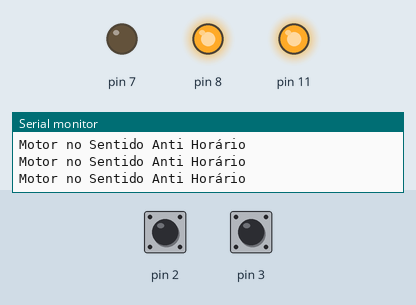
Simulated run of this program. Board: Arduino Uno, built with avr-gcc and run on an emulated ATmega328P. Parts: output pins drawn as LEDs (lit = HIGH), the last lines printed to the serial monitor. The test bench sets the inputs (shaded band); at power-on: pin 2 HIGH, pin 3 HIGH.

Above: at 1.2 s.
1.3 s: pin 2 pulled LOW for 0.15 s
At 1.44 s:
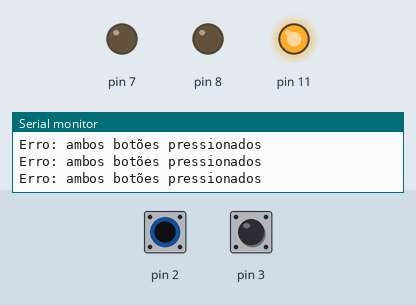
3.0 s: pin 3 pulled LOW for 0.15 s
At 4.6 s:
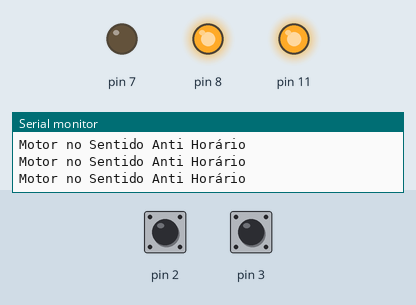
6.1 s: pin 3 pulled LOW for 3.2 s
At 7.2 s:
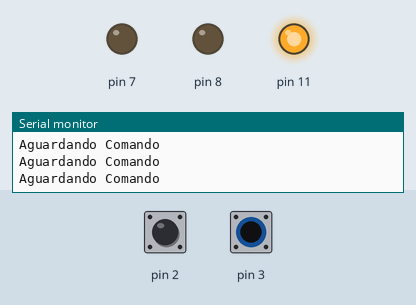
10.9 s: pin 2 pulled LOW for 3.2 s
At 14.7 s:
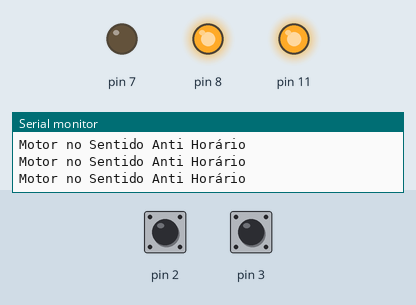
15.7 s: pin 2 driven LOW and pin 3 driven LOW
At 17.0 s:
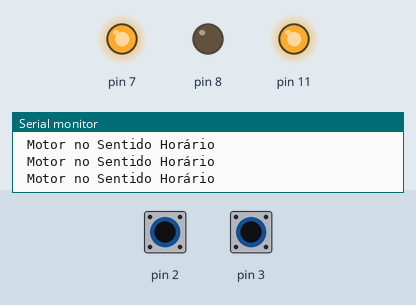
17.3 s: pin 2 driven HIGH
At 18.5 s:
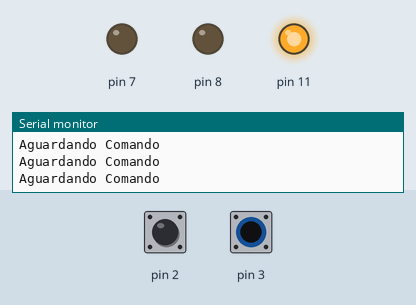
Timing chart, 0 to 20.3 s (numbered marks = the images above; inputs shaded):
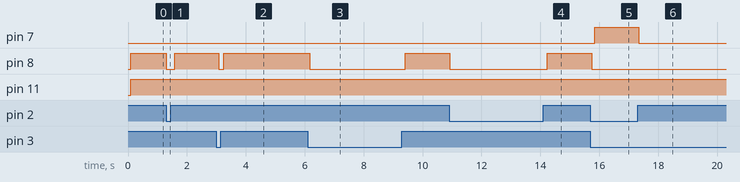

Measured:
- after the input at 1.3 s, pin 8: HIGH → LOW at once, → HIGH 0.28 s later
- after the input at 3.0 s, pin 8: HIGH → LOW after 0.09 s, → HIGH 0.17 s later
- after the input at 6.1 s, pin 8: HIGH → LOW after 0.06 s, → HIGH 3.2 s later
- after the input at 10.9 s, pin 8: HIGH → LOW at once, → HIGH 3.3 s later
- after the input at 15.7 s, pin 7: LOW → HIGH after 0.14 s; pin 8: HIGH → LOW at once
- after the input at 17.3 s, pin 7: HIGH → LOW at once

The program:

main.cpp
```cpp
#include <Arduino.h>

//Enum + Struct + switch case - Aciona contator com Relé sentido horário e anti horário
enum EstadoRele {
  Nenhum = 0,
  Horario,
  Anti_Horario,
  Erro,

};


EstadoRele opcao = Nenhum;

// ---- STRUCTS ----
typedef struct Configura
{
  int estado;
  int periferico;

};

// configurar estado e periferico  do struct
Configura Botao_Horario;
Configura Botao_Anti_Horario;
Configura Rele_Horario;
Configura Rele_Anti_Horario;

// ---- STRUCTS ----
typedef struct Analogico
{
  int valor;
  int periferico;

};

Analogico PWM;

void setup()
{
  Serial.begin(9600);

// Definir Pinos dos botões
  Botao_Horario.periferico = 2;
  Botao_Anti_Horario.periferico = 3;


// Definir Pino dos relés
  Rele_Horario.periferico= 7;
  Rele_Anti_Horario.periferico= 8;

// Definir PWM
  PWM.periferico= 11;

// Definir Inputs
  pinMode(Botao_Horario.periferico,INPUT_PULLUP);
  pinMode(Botao_Anti_Horario.periferico,INPUT_PULLUP);

// Definir Outputs
  pinMode(Rele_Horario.periferico,OUTPUT);
  pinMode(Rele_Anti_Horario.periferico,OUTPUT);
  pinMode(PWM.periferico, OUTPUT);
}

void loop()
{
//Ler os estado dos botões
  Botao_Horario.estado = digitalRead(Botao_Horario.periferico);
  Botao_Anti_Horario.estado = digitalRead(Botao_Anti_Horario.periferico);

  //Condições para entrar no switch case
  if (Botao_Horario.estado == LOW && Botao_Anti_Horario.estado == LOW)
  {
    opcao = Horario;

  }
  if (Botao_Horario.estado== HIGH && Botao_Anti_Horario.estado== HIGH)
  {
    opcao = Anti_Horario;

  }

   if (Botao_Horario.estado== LOW && Botao_Anti_Horario.estado == HIGH)
  {
    opcao = Erro;

  }
   if (Botao_Horario.estado == HIGH && Botao_Anti_Horario.estado == LOW)
  {
  opcao = Nenhum;
  }


  switch (opcao)
  {
  case Horario:

    // "Se" o motor tiver a funcionar no outro sentido, forçar parar
    digitalWrite(Rele_Anti_Horario.periferico, LOW);
    delay(100);

    digitalWrite(Rele_Horario.periferico, HIGH);

    // Valor da Velocidade do Motor
    PWM.valor = 255;
    analogWrite(PWM.periferico, PWM.valor);

    Serial.println(" Motor no Sentido Horário");

    break;

  case Anti_Horario:

    // "Se" o motor tiver a funcionar no outro sentido, forçar parar
    digitalWrite(Rele_Horario.periferico, LOW);
    delay(100);

    digitalWrite(Rele_Anti_Horario.periferico, HIGH);

    // Valor da Velocidade do Motor
    PWM.valor = 255;
    analogWrite(PWM.periferico, PWM.valor);

    Serial.println("Motor no Sentido Anti Horário");
    break;

  case Erro:
    digitalWrite(Rele_Horario.periferico, LOW);
    digitalWrite(Rele_Anti_Horario.periferico, LOW);
    Serial.println("Erro: ambos botões pressionados");
    break;

  case Nenhum:
    digitalWrite(Rele_Horario.periferico, LOW);
    digitalWrite(Rele_Anti_Horario.periferico, LOW);
    Serial.println("Aguardando Comando");
    break;

  default:
    break;
  delay(100);
  }
}
```
